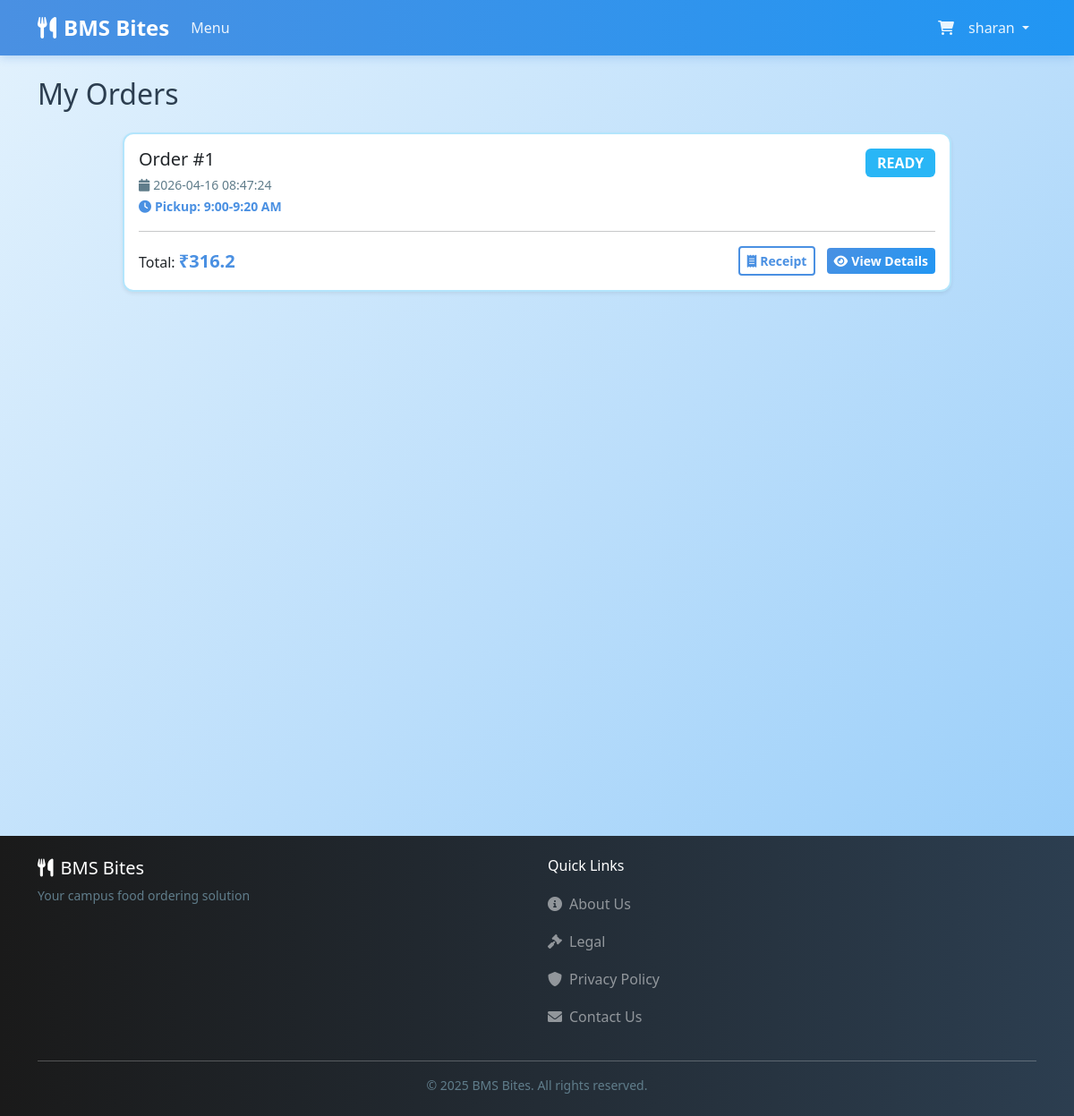
The app's page /orders (signed in) with its own data.
### tables this page shows
CREATE TABLE orders (
    id INTEGER PRIMARY KEY AUTOINCREMENT,
    user_id INTEGER NOT NULL,
    canteen_id INTEGER NOT NULL,
    total_amount REAL NOT NULL,
    platform_fee REAL DEFAULT 0.0,
    status TEXT NOT NULL DEFAULT 'preparing', -- 'preparing', 'ready', 'completed'
    pickup_time TEXT,
    created_at TIMESTAMP DEFAULT CURRENT_TIMESTAMP,
    FOREIGN KEY (user_id) REFERENCES users (id),
    FOREIGN KEY (canteen_id) REFERENCES canteens (id)
);

### routes/main.py (the view)
@main_bp.route('/orders')
def orders():
    if 'user_id' not in session:
        return redirect(url_for('auth.login'))
    user_orders = order_mgr.get_user_orders(session['user_id'])
    return render_template('orders.html', orders=user_orders)

### app.py (called while the page is built)
@app.context_processor
def inject_session():
    return dict(session=session)

### utils/order_manager.py (called while the page is built)
    def get_user_orders(self, user_id):
        conn = sqlite3.connect(self.db_path)
        orders = pd.read_sql_query("SELECT * FROM orders WHERE user_id=? ORDER BY created_at DESC", conn, params=(user_id,))
        cursor = conn.cursor()
        for idx, order in orders.iterrows():
            if order['status'] == 'preparing':
                created_at = datetime.strptime(order['created_at'], '%Y-%m-%d %H:%M:%S')
                time_diff = datetime.now() - created_at
                if time_diff >= timedelta(minutes=5):
                    cursor.execute("UPDATE orders SET status='ready' WHERE id=?", (order['id'],))
                    orders.at[idx, 'status'] = 'ready'
        conn.commit()
        conn.close()
        return orders.to_dict('records')

### templates/orders.html
{% extends "layout.html" %}
{% block content %}
<h2 class="mb-4">My Orders</h2>
{% if orders %}
<div class="row">
    <div class="col-md-10 mx-auto">
        {% for order in orders %}
        <div class="card mb-3 shadow-sm">
            <div class="card-body">
                <div class="d-flex w-100 justify-content-between align-items-start">
                    <div>
                        <h5 class="mb-1">Order #{{ order['id'] }}</h5>
                        <small class="text-muted"><i class="fas fa-calendar me-1"></i>{{ order['created_at'] }}</small>
                        {% if order['pickup_time'] %}
                        <br><small class="text-primary"><i class="fas fa-clock me-1"></i><strong>Pickup: {{
                                order['pickup_time'] }}</strong></small>
                        {% endif %}
                    </div>
                    <span
                        class="badge bg-{{ 'warning' if order['status'] == 'preparing' else 'info' if order['status'] == 'ready' else 'success' }} fs-6">
                        {{ order['status']|upper }}
                    </span>
                </div>
                <hr>
                <div class="d-flex justify-content-between align-items-center">
                    <p class="mb-0">Total: <strong class="text-primary fs-5">₹{{ order['total_amount'] }}</strong></p>
                    <div>
                        <a href="{{ url_for('main.view_receipt', order_id=order['id']) }}"
                            class="btn btn-sm btn-outline-primary me-2" target="_blank">
                            <i class="fas fa-receipt me-1"></i>Receipt
                        </a>
                        <a href="{{ url_for('main.order_detail', order_id=order['id']) }}"
                            class="btn btn-sm btn-primary">
                            <i class="fas fa-eye me-1"></i>View Details
                        </a>
                    </div>
                </div>
            </div>
        </div>
        {% endfor %}
    </div>
</div>
</div>
{% else %}
<div class="text-center py-5">
    <h3>No orders found</h3>
    <a href="{{ url_for('main.menu') }}" class="btn btn-primary mt-3">Order Something</a>
</div>
{% endif %}
{% endblock %}

### static/css/style.css (style rules this page uses)
:root { --primary-color: #87CEEB; --secondary-color: #4A90E2; --dark-color: #1a1a1a; --light-bg: #E3F2FD; --white: #FFFFFF; --text-dark: #2c3e50; --success-color: #4CAF50; --warning-color: #FFA726; --danger-color: #EF5350; }
body { font-family: 'Segoe UI', Tahoma, Geneva, Verdana, sans-serif; background: linear-gradient(135deg, #E3F2FD 0%, #BBDEFB 50%, #90CAF9 100%); background-attachment: fixed; min-height: 100vh; color: var(--text-dark); }
.card { transition: transform 0.3s, box-shadow 0.3s; background-color: var(--white); border: 2px solid #B3E5FC; border-radius: 12px; }
.btn-primary { background: linear-gradient(135deg, #4A90E2 0%, #2196F3 100%); border: none; color: var(--white); font-weight: 600; transition: all 0.3s ease; }
.btn-outline-primary { border: 2px solid var(--secondary-color); color: var(--secondary-color); background-color: var(--white); font-weight: 600; }
.badge { font-weight: 600; padding: 0.5em 0.8em; }
.bg-info { background-color: #29B6F6 !important; }
html { scroll-behavior: smooth; }
.text-primary { color: var(--secondary-color) !important; }
.text-muted { color: #607D8B !important; }

### records on screen
orders: id "1", created_at "2026-04-16 08:47:24", pickup_time "9:00-9:20 AM", status "READY", total_amount "316.2"

### other values on screen
{{ session.get('username') }} "sharan"
